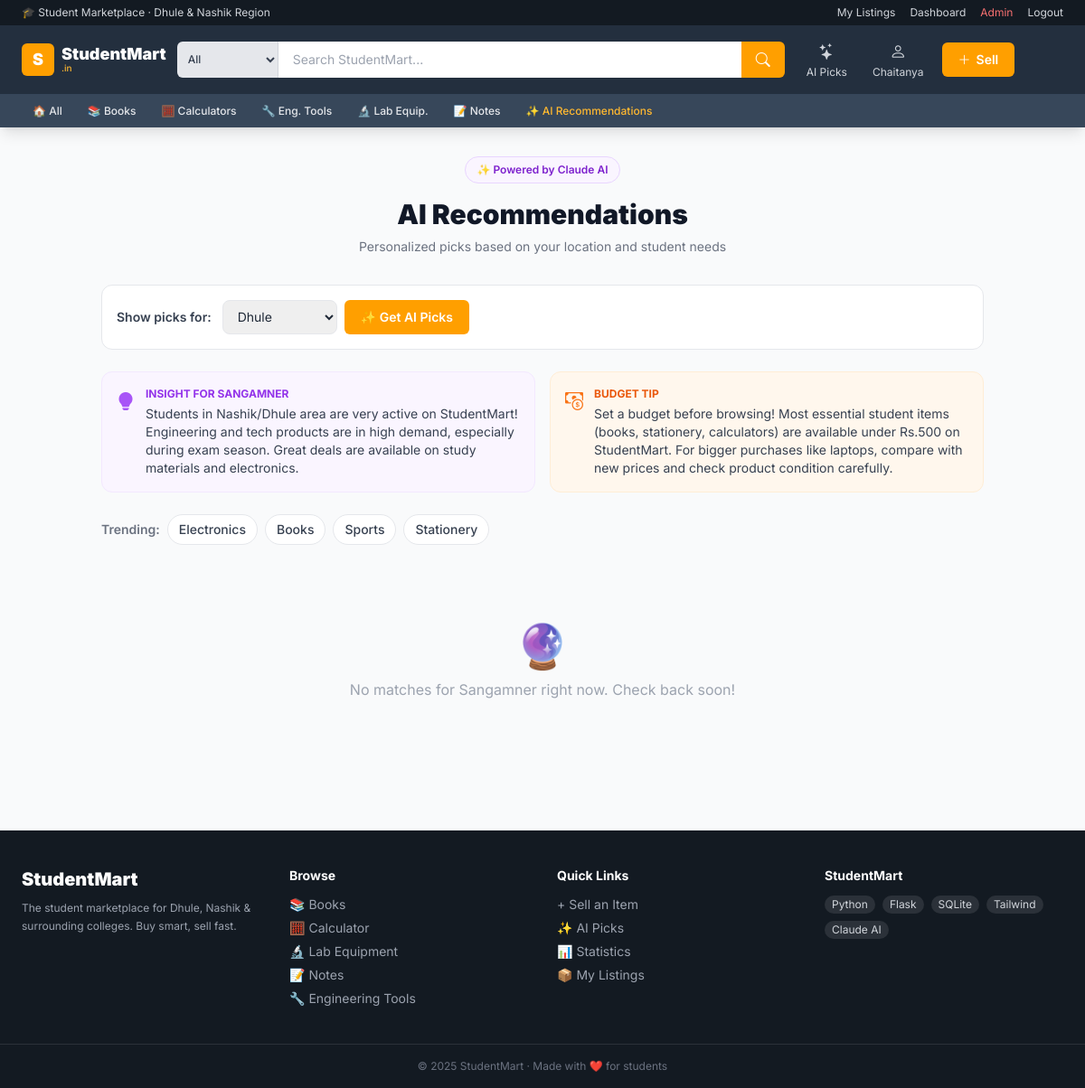
The page /recommendations (signed in) on the database its author committed.
### tables this page shows
CREATE TABLE users (
            id       INTEGER PRIMARY KEY AUTOINCREMENT,
            name     TEXT NOT NULL,
            email    TEXT UNIQUE NOT NULL,
            password TEXT NOT NULL,
            area     TEXT DEFAULT 'Dhule',
            college  TEXT
        , is_admin INTEGER DEFAULT 0, phone TEXT DEFAULT '');

### app.py (the view)
@app.route("/recommendations")
def recommendations():
    user = current_user()
    area = request.args.get("area", user["area"] if user else "Nashik")
    db  = get_db()
    cur = db.cursor()
    cur.execute("SELECT * FROM products WHERE status != 'Sold' ORDER BY views DESC LIMIT 30")
    all_products = cur.fetchall()
    db.close()
    ai_data  = DEMO_AI_DATA
    ai_error = None
    matched_products = []
    db  = get_db()
    cur = db.cursor()
    for rec in ai_data["recommendations"]:
        cur.execute("SELECT * FROM products WHERE name LIKE ? LIMIT 1", ("%" + rec["name"][:20] + "%",))
        p = cur.fetchone()
        if p:
            matched_products.append({"product": p, "reason": rec["reason"], "tip": rec["tip"]})
    db.close()
    return render_template("recommendations.html", ai_data=ai_data,
                           matched_products=matched_products, ai_error=ai_error,
                           area=area, user=user)

### app.py (called while the page is built)
def get_db():
    conn = sqlite3.connect(DB_PATH)
    conn.row_factory = sqlite3.Row
    return conn

def current_user():
    if "user_id" in session:
        db  = get_db()
        cur = db.cursor()
        cur.execute("SELECT * FROM users WHERE id=?", (session["user_id"],))
        u = cur.fetchone()
        db.close()
        return u
    return None

### templates/recommendations.html (shortened to what this page needs)
{% extends "base.html" %}
{% block content %}
<div class="max-w-5xl mx-auto px-4 sm:px-6 py-8">
  <div class="text-center mb-8">
    <div class="inline-flex items-center gap-2 bg-purple-50 border border-purple-200 text-purple-700 text-xs font-semibold px-3 py-1.5 rounded-full mb-4">✨ Powered by Claude AI</div>
    <h1 class="text-3xl font-black text-gray-900 mb-2">AI Recommendations</h1>
    <p class="text-gray-500 text-sm">Personalized picks based on your location and student needs</p>
  </div>
  <div class="bg-white border border-gray-200 rounded-xl p-4 mb-6 flex flex-wrap gap-3 items-center">
    <span class="text-sm font-semibold text-gray-700">Show picks for:</span>
    <form method="GET" action="/recommendations" class="flex gap-2 flex-wrap">
      <select name="area" class="border border-gray-200 rounded-lg px-3 py-2 text-sm">
        {% for a in ['Dhule','Nashik','Mumbai','Pune','Aurangabad','Other'] %}
        <option value="{{ a }}" {% if area==a %}selected{% endif %}>{{ a }}</option>
        {% endfor %}
      </select>
      <button type="submit" class="btn-primary text-sm">✨ Get AI Picks</button>
    </form>
  </div>
  {% if ai_data %}
  <div class="grid grid-cols-1 sm:grid-cols-2 gap-4 mb-6">
    <div class="bg-purple-50 border border-purple-100 rounded-xl p-4 flex gap-3">
      <i class="bi bi-lightbulb-fill text-purple-500 text-xl shrink-0 mt-0.5"></i>
      <div><div class="text-xs font-bold text-purple-600 uppercase mb-1">Insight for {{ area }}</div><p class="text-sm text-gray-700">{{ ai_data.area_insight }}</p></div>
    </div>
    <div class="bg-orange-50 border border-orange-100 rounded-xl p-4 flex gap-3">
      <i class="bi bi-cash-coin text-orange-500 text-xl shrink-0 mt-0.5"></i>
      <div><div class="text-xs font-bold text-orange-600 uppercase mb-1">Budget Tip</div><p class="text-sm text-gray-700">{{ ai_data.budget_advice }}</p></div>
    </div>
  </div>
  {% if ai_data.categories_trending %}
  <div class="flex items-center gap-2 mb-6 flex-wrap">
    <span class="text-sm font-semibold text-gray-500">Trending:</span>
    {% for c in ai_data.categories_trending %}
    <a href="/products?category={{ c }}" class="bg-white border border-gray-200 text-gray-700 text-sm font-medium px-3 py-1.5 rounded-full hover:border-primary hover:text-primary transition-colors">{{ c }}</a>
    {% endfor %}
  </div>
  {% endif %}
  {% endif %}
  {% if matched_products %}
  <h2 class="text-lg font-bold text-gray-800 mb-4">Recommended for You</h2>
  <div class="grid grid-cols-1 sm:grid-cols-2 lg:grid-cols-3 gap-5">
    {% for item in matched_products %}{% set p = item.product %}
    <div class="bg-white border border-gray-200 rounded-xl overflow-hidden hover:shadow-lg transition-shadow">
      <a href="/product/{{ p['id'] }}" class="block">
        <div class="h-40 bg-gray-100 overflow-hidden">
          {% if p['image'] %}<img src="/uploads/{{ p['image'] }}" class="w-full h-full object-cover hover:scale-105 transition-transform duration-300"/>
          {% else %}<div class="w-full h-full flex items-center justify-center text-5xl">{{ {'Books':'📚','Calculator':'🧮','Lab Equipment':'🔬','Notes':'📝','Engineering Tools':'🔧'}.get(p['category'],'📦') }}</div>{% endif %}
        </div>
      </a>
      <div class="p-4">
        <a href="/product/{{ p['id'] }}" class="font-bold text-gray-900 hover:text-primary block truncate">{{ p['name'] }}</a>
        <div class="font-black text-gray-900 mt-1">₹{{ p['price'] }}</div>
        <div class="bg-purple-50 rounded-lg p-2.5 mt-3"><div class="text-xs font-bold text-purple-600 mb-1">Why AI picked this</div><p class="text-xs text-gray-600">{{ item.reason }}</p></div>
        <div class="bg-orange-50 rounded-lg p-2.5 mt-2"><div class="text-xs font-bold text-orange-600 mb-1">💡 Tip</div><p class="text-xs text-gray-600">{{ item.tip }}</p></div>
      </div>
    </div>
    {% endfor %}
  </div>
  {% elif ai_data and not ai_error %}
  <div class="text-center py-16 text-gray-400"><div class="text-5xl mb-3">🔮</div><p>No matches for {{ area }} right now. Check back soon!</p></div>
  {% endif %}
</div>
{% endblock %}

### templates/base.html (shortened to what this page needs)
<!DOCTYPE html>
<html lang="en">
<head>
  <script src="https://cdn.tailwindcss.com"></script>
  <link href="https://cdn.jsdelivr.net/npm/bootstrap-icons@1.11.3/font/bootstrap-icons.css" rel="stylesheet"/>
</head>
<body class="bg-gray-50 min-h-screen flex flex-col text-gray-800">
<div class="bg-navy-dark text-white text-xs">
  <div class="max-w-7xl mx-auto px-3 sm:px-6 py-1.5 flex items-center justify-between">
    <span class="text-gray-300">🎓 Student Marketplace · Dhule & Nashik Region</span>
    <div class="flex items-center gap-4 text-gray-300">
      {% if user %}
        <a href="/my-listings" class="hover:text-primary-light">My Listings</a>
        <a href="/dashboard" class="hover:text-primary-light">Dashboard</a>
        {% if user.is_admin %}<a href="/admin" class="text-red-400 hover:text-red-300">Admin</a>{% endif %}
        <a href="/logout" class="hover:text-primary-light">Logout</a>
      {% else %}
        <a href="/login" class="hover:text-primary-light">Sign In</a>
        <a href="/register" class="hover:text-primary-light">Create Account</a>
      {% endif %}
    </div>
  </div>
</div>
<header class="bg-navy text-white sticky top-0 z-50 shadow-lg">
  <div class="max-w-7xl mx-auto px-3 sm:px-6 py-3 flex items-center gap-3">
    <a href="/" class="shrink-0 flex items-center gap-2">
      <div class="bg-primary rounded-md w-9 h-9 flex items-center justify-center font-black text-white text-lg">S</div>
      <div class="hidden sm:block leading-tight">
        <div class="font-black text-white text-lg leading-none">StudentMart</div>
        <div class="text-primary-light text-[10px] font-medium">.in</div>
      </div>
    </a>
    <form class="flex flex-1 max-w-2xl" method="GET" action="/products">
      <select name="category" class="bg-gray-200 text-gray-700 text-xs font-medium px-2 py-0 rounded-l-md border-r border-gray-300 focus:outline-none hidden sm:block w-28 shrink-0">
        <option value="">All</option>
      </select>
      <input type="search" name="search" placeholder="Search StudentMart..."
        class="flex-1 px-4 py-2.5 text-gray-900 text-sm focus:outline-none min-w-0"/>
      <button type="submit" class="bg-primary hover:bg-primary-dark px-4 rounded-r-md flex items-center justify-center shrink-0">
        <i class="bi bi-search text-white text-base"></i>
      </button>
    </form>
    <div class="flex items-center gap-1 sm:gap-3 shrink-0 ml-1">
      <a href="/recommendations" class="hidden md:flex flex-col items-center text-xs text-gray-300 hover:text-primary-light px-2 py-1 rounded hover:bg-navy-light">
        <i class="bi bi-stars text-lg"></i>
        <span>AI Picks</span>
      </a>
      {% if user %}
      <a href="/my-listings" class="hidden md:flex flex-col items-center text-xs text-gray-300 hover:text-primary-light px-2 py-1 rounded hover:bg-navy-light">
        <i class="bi bi-person text-lg"></i>
        <span>{{ user.name.split()[0] }}</span>
      </a>
      {% else %}
      <a href="/login" class="hidden md:flex flex-col items-center text-xs text-gray-300 hover:text-primary-light px-2 py-1 rounded hover:bg-navy-light">
        <i class="bi bi-person text-lg"></i>
        <span>Sign In</span>
      </a>
      {% endif %}
      <a href="/sell" class="btn-primary text-sm shrink-0">
        <i class="bi bi-plus-lg"></i><span class="hidden sm:inline">Sell</span>
      </a>
    </div>
  </div>
  <div class="bg-navy-light border-t border-navy-light/50">
    <div class="max-w-7xl mx-auto px-3 sm:px-6 flex items-center gap-1 overflow-x-auto py-1.5 no-scrollbar">
      {% for cat, emoji in [('','🏠 All'),('Books','📚 Books'),('Calculator','🧮 Calculators'),('Engineering Tools','🔧 Eng. Tools'),('Lab Equipment','🔬 Lab Equip.'),('Notes','📝 Notes')] %}
      <a href="/products{% if cat %}?category={{ cat }}{% endif %}"
        class="whitespace-nowrap text-xs font-medium text-gray-200 hover:text-primary-light px-3 py-1 rounded hover:bg-white/10 transition-colors shrink-0">
        {{ emoji }}
      </a>
      {% endfor %}
      <a href="/recommendations" class="whitespace-nowrap text-xs font-medium text-primary-light hover:text-primary px-3 py-1 rounded hover:bg-white/10 transition-colors shrink-0">
        ✨ AI Recommendations
      </a>
    </div>
  </div>
</header>
<main class="flex-1">{% block content %}{% endblock %}</main>
<footer class="bg-navy-dark text-gray-300 mt-12">
  <div class="max-w-7xl mx-auto px-4 sm:px-6 py-10 grid grid-cols-2 md:grid-cols-4 gap-8 text-sm">
    <div>
      <div class="font-black text-white text-xl mb-2">StudentMart</div>
      <p class="text-gray-400 text-xs leading-relaxed">The student marketplace for Dhule, Nashik & surrounding colleges. Buy smart, sell fast.</p>
    </div>
    <div>
      <div class="font-bold text-white mb-3">Browse</div>
      <ul class="space-y-1.5 text-gray-400">
        {% for cat, emoji in [('Books','📚'),('Calculator','🧮'),('Lab Equipment','🔬'),('Notes','📝'),('Engineering Tools','🔧')] %}
        <li><a href="/products?category={{ cat }}" class="hover:text-primary-light">{{ emoji }} {{ cat }}</a></li>
        {% endfor %}
      </ul>
    </div>
    <div>
      <div class="font-bold text-white mb-3">Quick Links</div>
      <ul class="space-y-1.5 text-gray-400">
        <li><a href="/sell" class="hover:text-primary-light">+ Sell an Item</a></li>
        <li><a href="/recommendations" class="hover:text-primary-light">✨ AI Picks</a></li>
        <li><a href="/dashboard" class="hover:text-primary-light">📊 Statistics</a></li>
        {% if user %}<li><a href="/my-listings" class="hover:text-primary-light">📦 My Listings</a></li>{% endif %}
      </ul>
    </div>
    <div>
      <div class="font-bold text-white mb-3">StudentMart</div>
      <div class="flex flex-wrap gap-2">
        {% for t in ['Python','Flask','SQLite','Tailwind','Claude AI'] %}
        <span class="bg-white/10 text-xs px-2 py-0.5 rounded-full">{{ t }}</span>
        {% endfor %}
      </div>
    </div>
  </div>
  <div class="border-t border-white/10 py-4 text-center text-xs text-gray-500">
    © 2025 StudentMart · Made with ❤️ for students
  </div>
</footer>
</body>
</html>

### templates/base.html (style rules this page uses)
* { font-family: 'Inter', sans-serif; }
.btn-primary { background:#FF9F00; color:#fff; font-weight:600; border-radius:6px; padding:9px 18px; transition:background .2s; display:inline-flex; align-items:center; gap:6px; }
.no-scrollbar { -ms-overflow-style:none;scrollbar-width:none }

### rows shown on the page
users: name "Chaitanya", area "SANGAMNER", area "Sangamner"

### other values the page prints
{{ emoji }} "🏠 All" "📚 Books" "🧮 Calculators" "🔧 Eng. Tools" "🔬 Lab Equip." "📝 Notes"
{{ c }} "Electronics" "Books" "Sports" "Stationery"
{{ emoji }} "📚" "🧮" "🔬" "📝" "🔧"
{{ cat }} "Books" "Calculator" "Lab Equipment" "Notes" "Engineering Tools"
{{ t }} "Python" "Flask" "SQLite" "Tailwind" "Claude AI"
form field area "Dhule"
